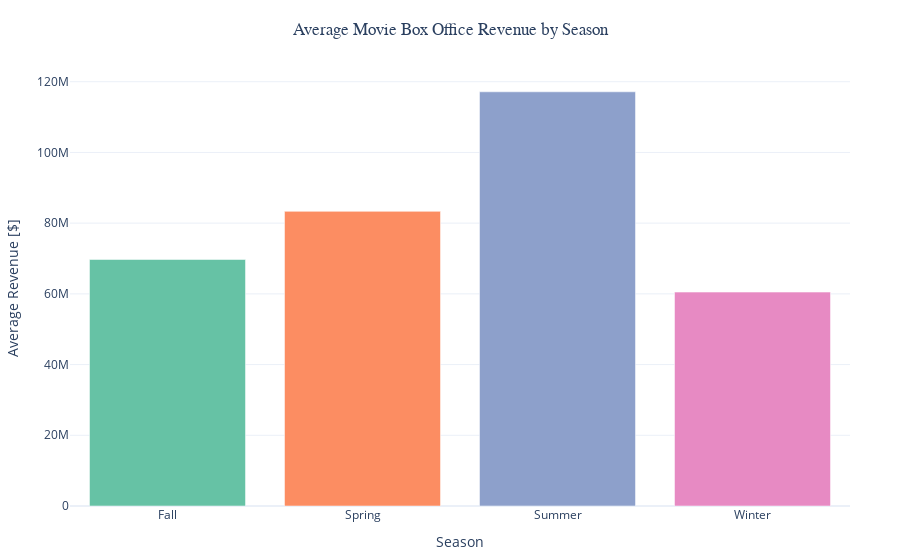

Write notebook code for a chart like this one.
### Code cell
# Plot: Average Movie Revenue by Season

season_revenue = df_season.groupby("season", as_index=False)["inflated_revenue"].mean()

fig_season_bar = px.bar(
    season_revenue,
    x="season",
    y="inflated_revenue",
    title="Average Movie Box Office Revenue by Season",
    labels={"season": "Season", "inflated_revenue": "Average Revenue [$]"},
    color="season",
    color_discrete_sequence=px.colors.colorbrewer.Set2
)

fig_season_bar.update_layout(
    title_x=0.5, 
    template="plotly_white",
    title_font=dict(family="Arial"),
    showlegend=False,
    margin=dict(t=70, b=50, l=50, r=50),  
    title=dict(pad=dict(t=10, b=0)),
)

fig_season_bar.show()
fig_season_bar.write_html(
    f"{SAVE_PATH_WAVES}season_revenue_bar.html", include_plotlyjs="cdn",
    config={"toImageButtonOptions": {"filename": "season_revenue_bar"}},
)

### Figure 1 — Plotly figure (JSON) as saved in the notebook; plotly's stock layout.template omitted (floating-point values rounded to 4 significant figures)
{"data": [{"alignmentgroup": "True", "hovertemplate": "Season=%{x}<br>Average Revenue [$]=%{y}<extra></extra>", "legendgroup": "Fall", "marker": {"color": "rgb(102,194,165)", "pattern": {"shape": ""}}, "name": "Fall", "offsetgroup": "Fall", "orientation": "v", "showlegend": true, "textposition": "auto", "type": "bar", "x": ["Fall"], "xaxis": "x", "y": [69720000.0], "yaxis": "y"}, {"alignmentgroup": "True", "hovertemplate": "Season=%{x}<br>Average Revenue [$]=%{y}<extra></extra>", "legendgroup": "Spring", "marker": {"color": "rgb(252,141,98)", "pattern": {"shape": ""}}, "name": "Spring", "offsetgroup": "Spring", "orientation": "v", "showlegend": true, "textposition": "auto", "type": "bar", "x": ["Spring"], "xaxis": "x", "y": [83340000.0], "yaxis": "y"}, {"alignmentgroup": "True", "hovertemplate": "Season=%{x}<br>Average Revenue [$]=%{y}<extra></extra>", "legendgroup": "Summer", "marker": {"color": "rgb(141,160,203)", "pattern": {"shape": ""}}, "name": "Summer", "offsetgroup": "Summer", "orientation": "v", "showlegend": true, "textposition": "auto", "type": "bar", "x": ["Summer"], "xaxis": "x", "y": [117200000.0], "yaxis": "y"}, {"alignmentgroup": "True", "hovertemplate": "Season=%{x}<br>Average Revenue [$]=%{y}<extra></extra>", "legendgroup": "Winter", "marker": {"color": "rgb(231,138,195)", "pattern": {"shape": ""}}, "name": "Winter", "offsetgroup": "Winter", "orientation": "v", "showlegend": true, "textposition": "auto", "type": "bar", "x": ["Winter"], "xaxis": "x", "y": [60510000.0], "yaxis": "y"}], "layout": {"barmode": "relative", "legend": {"title": {"text": "Season"}, "tracegroupgap": 0}, "margin": {"b": 50, "l": 50, "r": 50, "t": 70}, "showlegend": false, "title": {"font": {"family": "Arial"}, "pad": {"b": 0, "t": 10}, "text": "Average Movie Box Office Revenue by Season", "x": 0.5}, "xaxis": {"anchor": "y", "categoryarray": ["Fall", "Spring", "Summer", "Winter"], "categoryorder": "array", "domain": [0, 1], "title": {"text": "Season"}}, "yaxis": {"anchor": "x", "domain": [0, 1], "title": {"text": "Average Revenue [$]"}}}}
